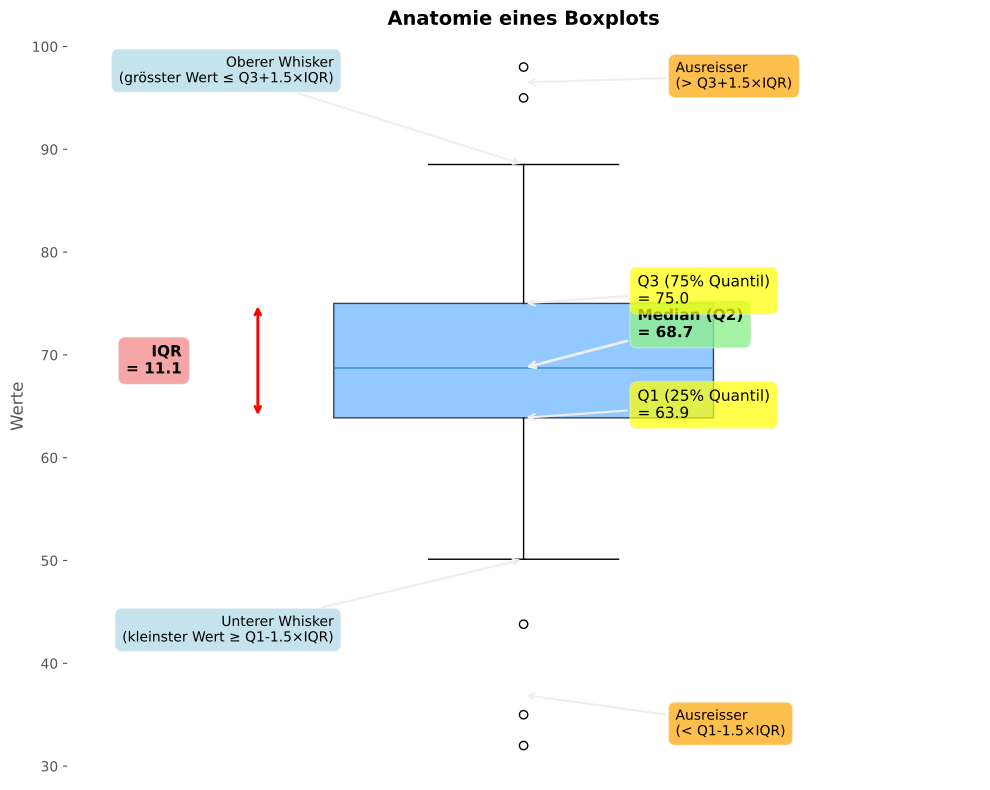

This chart was generated by the following Python code:
import matplotlib.pyplot as plt
import numpy as np
import os

# ggplot Stil verwenden
plt.style.use('ggplot')

# Beispieldaten für Boxplot
np.random.seed(42)
data = np.random.normal(70, 10, 100)
# Einige Ausreisser hinzufügen
data = np.append(data, [95, 98, 35, 32])

# Quartile berechnen
q1 = np.percentile(data, 25)
q2 = np.percentile(data, 50)  # Median
q3 = np.percentile(data, 75)
iqr = q3 - q1
whisker_low = q1 - 1.5 * iqr
whisker_high = q3 + 1.5 * iqr

# Tatsächliche Whisker-Positionen
actual_whisker_low = data[data >= whisker_low].min()
actual_whisker_high = data[data <= whisker_high].max()

# Ausreisser
outliers = data[(data < whisker_low) | (data > whisker_high)]

# Plot erstellen
fig, ax = plt.subplots(figsize=(10, 8))

# Boxplot erstellen
bp = ax.boxplot([data], vert=True, widths=0.5, patch_artist=True,
                showfliers=True, labels=[''])

# Farbe anpassen
bp['boxes'][0].set_facecolor('#66b3ff')
bp['boxes'][0].set_alpha(0.7)

# Beschriftungen hinzufügen
offset = 0.15

# Q1
ax.annotate(f'Q1 (25% Quantil)\n= {q1:.1f}', 
            xy=(1, q1), xytext=(1 + offset, q1),
            fontsize=11, ha='left',
            bbox=dict(boxstyle='round,pad=0.5', facecolor='yellow', alpha=0.7),
            arrowprops=dict(arrowstyle='->', lw=1.5))

# Median
ax.annotate(f'Median (Q2)\n= {q2:.1f}', 
            xy=(1, q2), xytext=(1 + offset, q2 + 3),
            fontsize=11, ha='left', fontweight='bold',
            bbox=dict(boxstyle='round,pad=0.5', facecolor='lightgreen', alpha=0.8),
            arrowprops=dict(arrowstyle='->', lw=2))

# Q3
ax.annotate(f'Q3 (75% Quantil)\n= {q3:.1f}', 
            xy=(1, q3), xytext=(1 + offset, q3),
            fontsize=11, ha='left',
            bbox=dict(boxstyle='round,pad=0.5', facecolor='yellow', alpha=0.7),
            arrowprops=dict(arrowstyle='->', lw=1.5))

# IQR
ax.annotate('', xy=(0.65, q1), xytext=(0.65, q3),
            arrowprops=dict(arrowstyle='<->', lw=2, color='red'))
ax.text(0.55, (q1 + q3) / 2, f'IQR\n= {iqr:.1f}', 
        fontsize=11, ha='right', va='center', fontweight='bold',
        bbox=dict(boxstyle='round,pad=0.5', facecolor='lightcoral', alpha=0.7))

# Unterer Whisker
ax.annotate(f'Unterer Whisker\n(kleinster Wert ≥ Q1-1.5×IQR)', 
            xy=(1, actual_whisker_low), xytext=(1 - offset - 0.1, actual_whisker_low - 8),
            fontsize=10, ha='right',
            bbox=dict(boxstyle='round,pad=0.5', facecolor='lightblue', alpha=0.7),
            arrowprops=dict(arrowstyle='->', lw=1.5))

# Oberer Whisker
ax.annotate(f'Oberer Whisker\n(grösster Wert ≤ Q3+1.5×IQR)', 
            xy=(1, actual_whisker_high), xytext=(1 - offset - 0.1, actual_whisker_high + 8),
            fontsize=10, ha='right',
            bbox=dict(boxstyle='round,pad=0.5', facecolor='lightblue', alpha=0.7),
            arrowprops=dict(arrowstyle='->', lw=1.5))

# Ausreisser
ax.annotate(f'Ausreisser\n(> Q3+1.5×IQR)', 
            xy=(1, outliers[outliers > whisker_high].mean()), 
            xytext=(1 + offset + 0.05, 96),
            fontsize=10, ha='left',
            bbox=dict(boxstyle='round,pad=0.5', facecolor='orange', alpha=0.7),
            arrowprops=dict(arrowstyle='->', lw=1.5))

ax.annotate(f'Ausreisser\n(< Q1-1.5×IQR)', 
            xy=(1, outliers[outliers < whisker_low].mean()), 
            xytext=(1 + offset + 0.05, 33),
            fontsize=10, ha='left',
            bbox=dict(boxstyle='round,pad=0.5', facecolor='orange', alpha=0.7),
            arrowprops=dict(arrowstyle='->', lw=1.5))

ax.set_ylabel('Werte', fontsize=12)
ax.set_title('Anatomie eines Boxplots', fontsize=14, fontweight='bold')
ax.set_xlim(0.4, 1.6)
ax.set_xticks([])
ax.grid(True, alpha=0.3, axis='y')

plt.tight_layout()

# Pfad zum Speicherort der Python-Datei ermitteln
script_dir = os.path.dirname(os.path.abspath(__file__))
output_path = os.path.join(script_dir, 'plots_boxplot_anatomy.pdf')

# Als PDF exportieren
plt.savefig(output_path, format='pdf', bbox_inches='tight', transparent=True)
plt.close()

print(f"Boxplot-Anatomie wurde als {output_path} exportiert")
